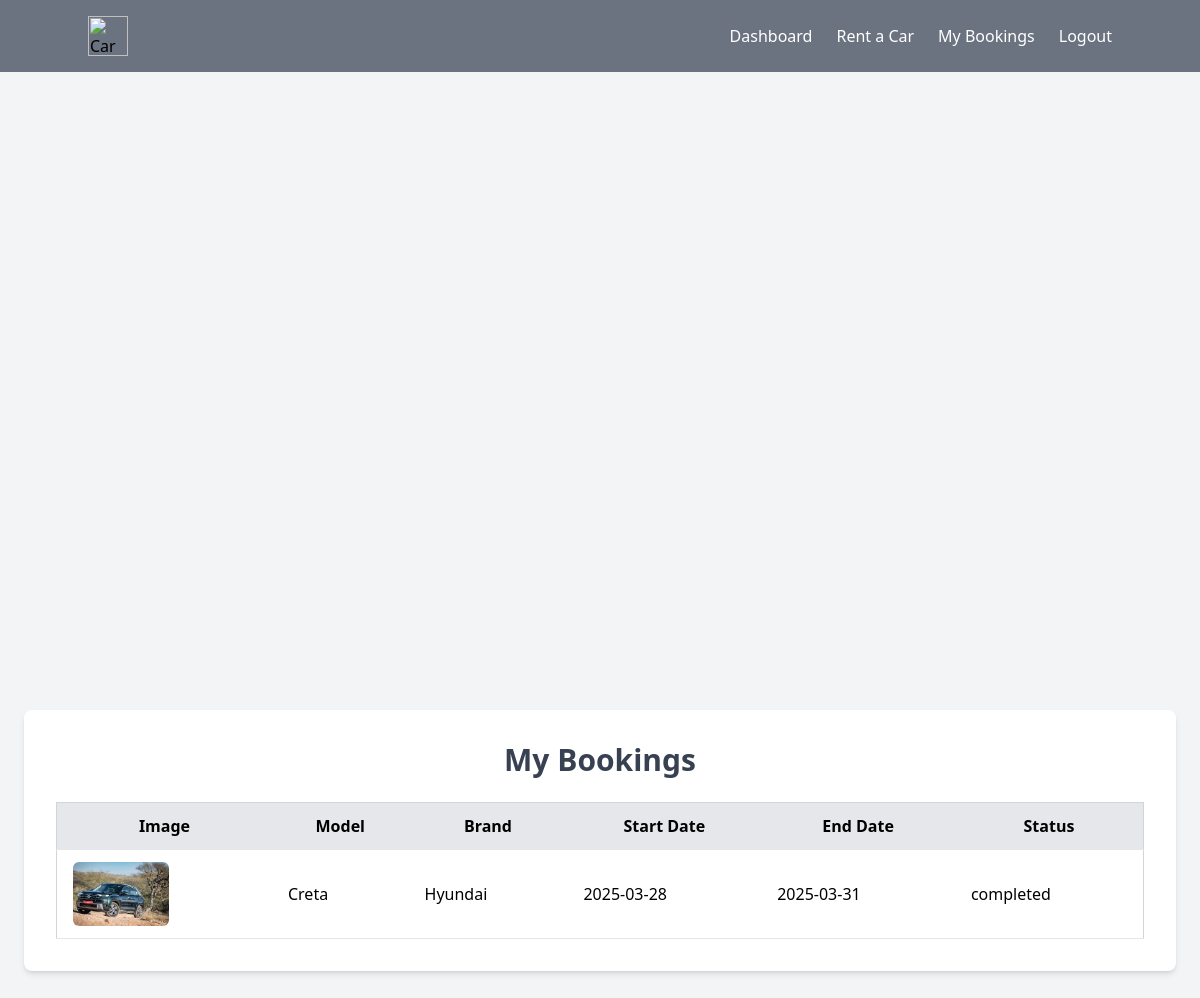
Page /user/my_bookings.php (signed in) on the committed database.
### tables this page shows
CREATE TABLE `bookings` (
  `id` int(11) NOT NULL,
  `user_id` int(11) NOT NULL,
  `car_id` int(11) NOT NULL,
  `start_date` date NOT NULL,
  `end_date` date NOT NULL,
  `status` enum('pending','approved','rejected','completed') DEFAULT 'pending',
  `created_at` timestamp NOT NULL DEFAULT current_timestamp()
);

CREATE TABLE `cars` (
  `id` int(11) NOT NULL,
  `provider_id` int(11) NOT NULL,
  `model` varchar(100) NOT NULL,
  `brand` varchar(100) NOT NULL,
  `price_per_day` decimal(10,2) NOT NULL,
  `status` enum('available','booked') DEFAULT 'available',
  `created_at` timestamp NOT NULL DEFAULT current_timestamp(),
  `image` varchar(255) DEFAULT NULL
);

### user/my_bookings.php (the view, shortened to what this page needs)
<?php
include("../includes/header.php");
include '../config.php';
$user_id = $_SESSION['user_id'];
$stmt = $pdo->prepare("SELECT b.*, c.model, c.brand, c.image
                        FROM bookings b
                        JOIN cars c ON b.car_id = c.id
                        WHERE b.user_id = ?");
$stmt->execute([$user_id]);
$bookings = $stmt->fetchAll(PDO::FETCH_ASSOC);
?>
<!DOCTYPE html>
<html lang="en">
<head>
    <script src="https://cdn.tailwindcss.com"></script>
</head>
<body>
    <div class="bg-gray-100 flex items-center justify-center min-h-screen">
        <div class="w-full max-w-6xl p-8 space-y-6 bg-white shadow-md rounded-lg">
        <h2 class="text-3xl font-bold text-center text-gray-700">My Bookings</h2>
        <?php
        $user_id = $_SESSION['user_id'];
        $stmt = $pdo->prepare("SELECT b.*, c.model, c.brand, c.image FROM bookings b JOIN cars c ON b.car_id = c.id WHERE b.user_id = ?");
        $stmt->execute([$user_id]);
        $bookings = $stmt->fetchAll(PDO::FETCH_ASSOC);
        ?>
        <div class="overflow-x-auto">
            <table class="min-w-full bg-white border border-gray-300">
                <thead>
                    <tr class="bg-gray-200">
                        <th class="py-3 px-4 border-b">Image</th>
                        <th class="py-3 px-4 border-b">Model</th>
                        <th class="py-3 px-4 border-b">Brand</th>
                        <th class="py-3 px-4 border-b">Start Date</th>
                        <th class="py-3 px-4 border-b">End Date</th>
                        <th class="py-3 px-4 border-b">Status</th>
                    </tr>
                </thead>
                <tbody>
                    <?php foreach ($bookings as $booking): ?>
                        <tr>
                            <td class="py-3 px-4 border-b">
                                <?php if ($booking['image']): ?>
                                    <img src="../assets/images/<?php echo htmlspecialchars($booking['image']); ?>" alt="Car Image" class="w-24 h-16 object-cover rounded-md">
                                <?php else: ?>
                                    <p>No Image</p>
                                <?php endif; ?>
                            </td>
                            <td class="py-3 px-4 border-b"><?php echo htmlspecialchars($booking['model']); ?></td>
                            <td class="py-3 px-4 border-b"><?php echo htmlspecialchars($booking['brand']); ?></td>
                            <td class="py-3 px-4 border-b"><?php echo htmlspecialchars($booking['start_date']); ?></td>
                            <td class="py-3 px-4 border-b"><?php echo htmlspecialchars($booking['end_date']); ?></td>
                            <td class="py-3 px-4 border-b"><?php echo htmlspecialchars($booking['status']); ?></td>
                        </tr>
                        <?php endforeach; ?>
                    </tbody>
                </table>
            </div>
        </div>
    </div>
</body>
</html>

### rows in the picture
bookings: car.image (picture), car.model "Creta", car.brand "Hyundai", start_date "2025-03-28", end_date "2025-03-31", status "completed"
